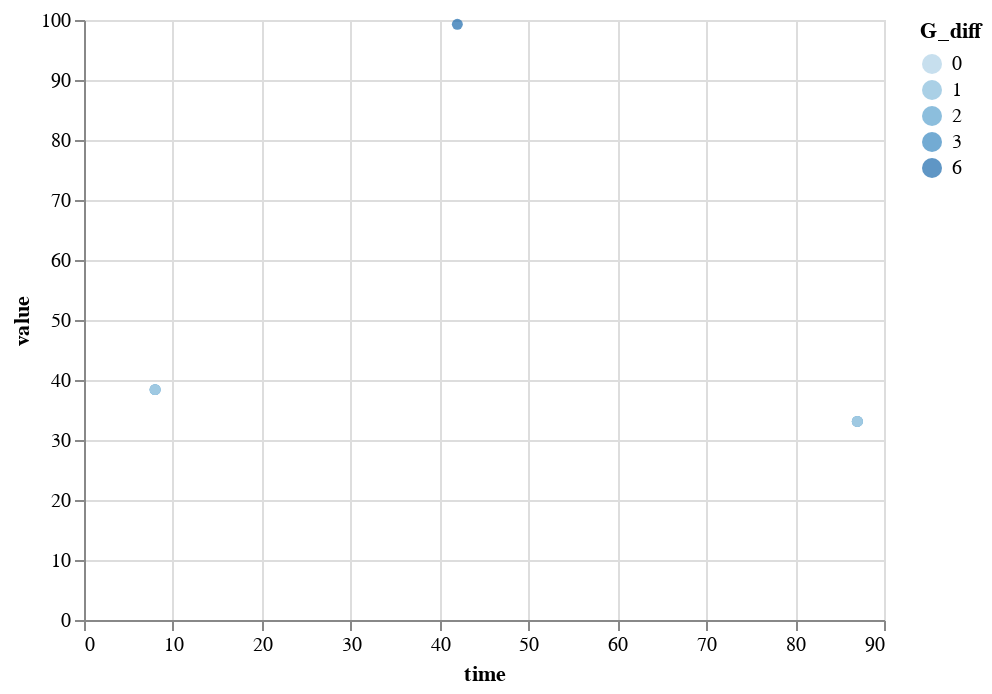

The cell this chart's notebook holds for it:
### Code cell
id_check = 8
Friendship_df_app = Friendship_df[Friendship_df['id']==id_check]
alt.Chart(Friendship_df_app).mark_circle().encode(
    x = alt.X('time:Q',sort='-y'),
    y = alt.Y("value:Q"),
    color = alt.Color('G_diff:O'),
    tooltip = alt.Tooltip(['time','value'])
)

### Figure 1 — Vega-Lite specification as saved in the notebook (floating-point values rounded to 4 significant figures)
{"config": {"view": {"continuousWidth": 400, "continuousHeight": 300}}, "data": {"name": "data-286562a10deeefa76ec6ca8ca59cb625"}, "mark": "circle", "encoding": {"color": {"field": "G_diff", "type": "ordinal"}, "tooltip": [{"field": "time", "type": "quantitative"}, {"field": "value", "type": "quantitative"}], "x": {"field": "time", "sort": "-y", "type": "quantitative"}, "y": {"field": "value", "type": "quantitative"}}, "$schema": "https://vega.github.io/schema/vega-lite/v4.17.0.json", "datasets": {"data-286562a10deeefa76ec6ca8ca59cb625": [{"id_data": 143, "G_diff": 6, "time": 42, "value": 99.29, "id": 8}, {"id_data": 8, "G_diff": 3, "time": 8, "value": 38.39, "id": 8}, {"id_data": 8, "G_diff": 3, "time": 87, "value": 33.09, "id": 8}, {"id_data": 8, "G_diff": 2, "time": 8, "value": 38.39, "id": 8}, {"id_data": 8, "G_diff": 2, "time": 87, "value": 33.09, "id": 8}, {"id_data": 8, "G_diff": 1, "time": 8, "value": 38.39, "id": 8}, {"id_data": 8, "G_diff": 1, "time": 87, "value": 33.09, "id": 8}, {"id_data": 8, "G_diff": 0, "time": 8, "value": 38.39, "id": 8}, {"id_data": 8, "G_diff": 0, "time": 87, "value": 33.09, "id": 8}]}}
